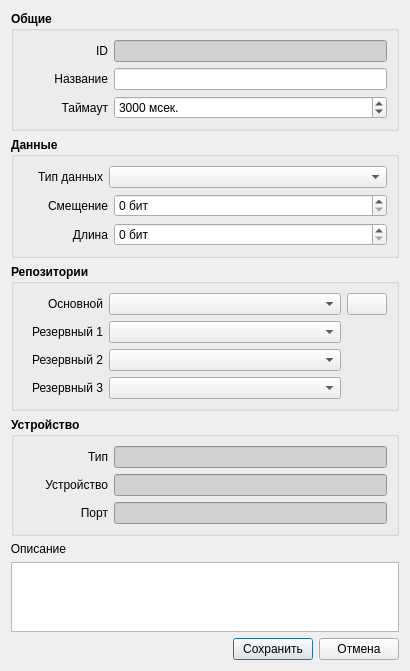
<?xml version="1.0" encoding="UTF-8"?>
<ui version="4.0">
 <class>SvSignalEditorDialog</class>
 <widget class="QDialog" name="SvSignalEditorDialog">
  <property name="geometry">
   <rect>
    <x>0</x>
    <y>0</y>
    <width>410</width>
    <height>641</height>
   </rect>
  </property>
  <property name="windowTitle">
   <string>Device</string>
  </property>
  <layout class="QVBoxLayout" name="verticalLayout_7">
   <item>
    <widget class="QGroupBox" name="gbGeneral">
     <property name="font">
      <font>
       <weight>75</weight>
       <bold>true</bold>
      </font>
     </property>
     <property name="title">
      <string>Общие</string>
     </property>
     <layout class="QVBoxLayout" name="verticalLayout_6">
      <item>
       <layout class="QHBoxLayout" name="layoutID">
        <item>
         <widget class="QLabel" name="lblID">
          <property name="sizePolicy">
           <sizepolicy hsizetype="Fixed" vsizetype="Preferred">
            <horstretch>0</horstretch>
            <verstretch>0</verstretch>
           </sizepolicy>
          </property>
          <property name="minimumSize">
           <size>
            <width>85</width>
            <height>0</height>
           </size>
          </property>
          <property name="maximumSize">
           <size>
            <width>85</width>
            <height>16777215</height>
           </size>
          </property>
          <property name="font">
           <font>
            <weight>50</weight>
            <bold>false</bold>
           </font>
          </property>
          <property name="text">
           <string>ID</string>
          </property>
          <property name="alignment">
           <set>Qt::AlignRight|Qt::AlignTrailing|Qt::AlignVCenter</set>
          </property>
         </widget>
        </item>
        <item>
         <widget class="QLineEdit" name="editID">
          <property name="sizePolicy">
           <sizepolicy hsizetype="Expanding" vsizetype="Fixed">
            <horstretch>0</horstretch>
            <verstretch>0</verstretch>
           </sizepolicy>
          </property>
          <property name="font">
           <font>
            <weight>50</weight>
            <bold>false</bold>
           </font>
          </property>
          <property name="styleSheet">
           <string notr="true">background-color: rgb(209, 209, 209);</string>
          </property>
          <property name="readOnly">
           <bool>true</bool>
          </property>
         </widget>
        </item>
       </layout>
      </item>
      <item>
       <layout class="QHBoxLayout" name="layoutDevName">
        <item>
         <widget class="QLabel" name="lblDevName">
          <property name="sizePolicy">
           <sizepolicy hsizetype="Fixed" vsizetype="Preferred">
            <horstretch>0</horstretch>
            <verstretch>0</verstretch>
           </sizepolicy>
          </property>
          <property name="minimumSize">
           <size>
            <width>85</width>
            <height>0</height>
           </size>
          </property>
          <property name="maximumSize">
           <size>
            <width>85</width>
            <height>16777215</height>
           </size>
          </property>
          <property name="font">
           <font>
            <weight>50</weight>
            <bold>false</bold>
           </font>
          </property>
          <property name="text">
           <string>Название</string>
          </property>
          <property name="alignment">
           <set>Qt::AlignRight|Qt::AlignTrailing|Qt::AlignVCenter</set>
          </property>
         </widget>
        </item>
        <item>
         <widget class="QLineEdit" name="editName">
          <property name="font">
           <font>
            <weight>50</weight>
            <bold>false</bold>
           </font>
          </property>
         </widget>
        </item>
       </layout>
      </item>
      <item>
       <layout class="QHBoxLayout" name="layoutID_9">
        <item>
         <widget class="QLabel" name="lblID_9">
          <property name="sizePolicy">
           <sizepolicy hsizetype="Fixed" vsizetype="Preferred">
            <horstretch>0</horstretch>
            <verstretch>0</verstretch>
           </sizepolicy>
          </property>
          <property name="minimumSize">
           <size>
            <width>85</width>
            <height>0</height>
           </size>
          </property>
          <property name="maximumSize">
           <size>
            <width>85</width>
            <height>16777215</height>
           </size>
          </property>
          <property name="font">
           <font>
            <weight>50</weight>
            <bold>false</bold>
           </font>
          </property>
          <property name="text">
           <string>Таймаут</string>
          </property>
          <property name="alignment">
           <set>Qt::AlignRight|Qt::AlignTrailing|Qt::AlignVCenter</set>
          </property>
         </widget>
        </item>
        <item>
         <widget class="QSpinBox" name="spinTimeout">
          <property name="font">
           <font>
            <weight>50</weight>
            <bold>false</bold>
           </font>
          </property>
          <property name="suffix">
           <string> мсек.</string>
          </property>
          <property name="maximum">
           <number>9900000</number>
          </property>
          <property name="singleStep">
           <number>100</number>
          </property>
          <property name="value">
           <number>3000</number>
          </property>
         </widget>
        </item>
       </layout>
      </item>
     </layout>
    </widget>
   </item>
   <item>
    <widget class="QGroupBox" name="groupBox">
     <property name="font">
      <font>
       <weight>75</weight>
       <bold>true</bold>
      </font>
     </property>
     <property name="title">
      <string>Данные</string>
     </property>
     <layout class="QVBoxLayout" name="verticalLayout_5">
      <item>
       <layout class="QHBoxLayout" name="layoutBrand_6">
        <item>
         <widget class="QLabel" name="lblBrand_6">
          <property name="sizePolicy">
           <sizepolicy hsizetype="Fixed" vsizetype="Preferred">
            <horstretch>0</horstretch>
            <verstretch>0</verstretch>
           </sizepolicy>
          </property>
          <property name="minimumSize">
           <size>
            <width>80</width>
            <height>0</height>
           </size>
          </property>
          <property name="maximumSize">
           <size>
            <width>80</width>
            <height>16777215</height>
           </size>
          </property>
          <property name="font">
           <font>
            <weight>50</weight>
            <bold>false</bold>
           </font>
          </property>
          <property name="text">
           <string>Тип данных</string>
          </property>
          <property name="alignment">
           <set>Qt::AlignRight|Qt::AlignTrailing|Qt::AlignVCenter</set>
          </property>
         </widget>
        </item>
        <item>
         <widget class="QComboBox" name="cbDataType">
          <property name="sizePolicy">
           <sizepolicy hsizetype="Expanding" vsizetype="Fixed">
            <horstretch>0</horstretch>
            <verstretch>0</verstretch>
           </sizepolicy>
          </property>
          <property name="font">
           <font>
            <weight>50</weight>
            <bold>false</bold>
           </font>
          </property>
         </widget>
        </item>
       </layout>
      </item>
      <item>
       <layout class="QHBoxLayout" name="layoutID_6">
        <item>
         <widget class="QLabel" name="lblID_6">
          <property name="sizePolicy">
           <sizepolicy hsizetype="Fixed" vsizetype="Preferred">
            <horstretch>0</horstretch>
            <verstretch>0</verstretch>
           </sizepolicy>
          </property>
          <property name="minimumSize">
           <size>
            <width>85</width>
            <height>0</height>
           </size>
          </property>
          <property name="maximumSize">
           <size>
            <width>85</width>
            <height>16777215</height>
           </size>
          </property>
          <property name="font">
           <font>
            <weight>50</weight>
            <bold>false</bold>
           </font>
          </property>
          <property name="text">
           <string>Смещение</string>
          </property>
          <property name="alignment">
           <set>Qt::AlignRight|Qt::AlignTrailing|Qt::AlignVCenter</set>
          </property>
         </widget>
        </item>
        <item>
         <widget class="QSpinBox" name="spinDataOffset">
          <property name="font">
           <font>
            <weight>50</weight>
            <bold>false</bold>
           </font>
          </property>
          <property name="suffix">
           <string> бит</string>
          </property>
          <property name="maximum">
           <number>99000000</number>
          </property>
         </widget>
        </item>
       </layout>
      </item>
      <item>
       <layout class="QHBoxLayout" name="layoutID_5">
        <item>
         <widget class="QLabel" name="lblID_5">
          <property name="sizePolicy">
           <sizepolicy hsizetype="Fixed" vsizetype="Preferred">
            <horstretch>0</horstretch>
            <verstretch>0</verstretch>
           </sizepolicy>
          </property>
          <property name="minimumSize">
           <size>
            <width>85</width>
            <height>0</height>
           </size>
          </property>
          <property name="maximumSize">
           <size>
            <width>85</width>
            <height>16777215</height>
           </size>
          </property>
          <property name="font">
           <font>
            <weight>50</weight>
            <bold>false</bold>
           </font>
          </property>
          <property name="text">
           <string>Длина</string>
          </property>
          <property name="alignment">
           <set>Qt::AlignRight|Qt::AlignTrailing|Qt::AlignVCenter</set>
          </property>
         </widget>
        </item>
        <item>
         <widget class="QSpinBox" name="spinDataLength">
          <property name="font">
           <font>
            <weight>50</weight>
            <bold>false</bold>
           </font>
          </property>
          <property name="suffix">
           <string> бит</string>
          </property>
          <property name="maximum">
           <number>99000000</number>
          </property>
         </widget>
        </item>
       </layout>
      </item>
     </layout>
    </widget>
   </item>
   <item>
    <widget class="QGroupBox" name="gbGeneral_3">
     <property name="font">
      <font>
       <weight>75</weight>
       <bold>true</bold>
      </font>
     </property>
     <property name="title">
      <string>Репозитории</string>
     </property>
     <layout class="QVBoxLayout" name="verticalLayout_3">
      <item>
       <layout class="QHBoxLayout" name="horizontalLayout">
        <item>
         <layout class="QVBoxLayout" name="verticalLayout_2">
          <item>
           <layout class="QHBoxLayout" name="layoutBrand_2">
            <item>
             <widget class="QLabel" name="lblBrand_2">
              <property name="sizePolicy">
               <sizepolicy hsizetype="Fixed" vsizetype="Preferred">
                <horstretch>0</horstretch>
                <verstretch>0</verstretch>
               </sizepolicy>
              </property>
              <property name="minimumSize">
               <size>
                <width>80</width>
                <height>0</height>
               </size>
              </property>
              <property name="maximumSize">
               <size>
                <width>80</width>
                <height>16777215</height>
               </size>
              </property>
              <property name="font">
               <font>
                <weight>50</weight>
                <bold>false</bold>
               </font>
              </property>
              <property name="text">
               <string>Основной</string>
              </property>
              <property name="alignment">
               <set>Qt::AlignRight|Qt::AlignTrailing|Qt::AlignVCenter</set>
              </property>
             </widget>
            </item>
            <item>
             <widget class="QComboBox" name="cbMajorRepository">
              <property name="sizePolicy">
               <sizepolicy hsizetype="Expanding" vsizetype="Fixed">
                <horstretch>0</horstretch>
                <verstretch>0</verstretch>
               </sizepolicy>
              </property>
              <property name="font">
               <font>
                <weight>50</weight>
                <bold>false</bold>
               </font>
              </property>
             </widget>
            </item>
           </layout>
          </item>
          <item>
           <layout class="QHBoxLayout" name="layoutBrand_3">
            <item>
             <widget class="QLabel" name="lblBrand_3">
              <property name="sizePolicy">
               <sizepolicy hsizetype="Fixed" vsizetype="Preferred">
                <horstretch>0</horstretch>
                <verstretch>0</verstretch>
               </sizepolicy>
              </property>
              <property name="minimumSize">
               <size>
                <width>80</width>
                <height>0</height>
               </size>
              </property>
              <property name="maximumSize">
               <size>
                <width>80</width>
                <height>16777215</height>
               </size>
              </property>
              <property name="font">
               <font>
                <weight>50</weight>
                <bold>false</bold>
               </font>
              </property>
              <property name="text">
               <string>Резервный 1</string>
              </property>
              <property name="alignment">
               <set>Qt::AlignRight|Qt::AlignTrailing|Qt::AlignVCenter</set>
              </property>
             </widget>
            </item>
            <item>
             <widget class="QComboBox" name="cbMinorRepository1">
              <property name="sizePolicy">
               <sizepolicy hsizetype="Expanding" vsizetype="Fixed">
                <horstretch>0</horstretch>
                <verstretch>0</verstretch>
               </sizepolicy>
              </property>
              <property name="font">
               <font>
                <weight>50</weight>
                <bold>false</bold>
               </font>
              </property>
             </widget>
            </item>
           </layout>
          </item>
          <item>
           <layout class="QHBoxLayout" name="layoutBrand_4">
            <item>
             <widget class="QLabel" name="lblBrand_4">
              <property name="sizePolicy">
               <sizepolicy hsizetype="Fixed" vsizetype="Preferred">
                <horstretch>0</horstretch>
                <verstretch>0</verstretch>
               </sizepolicy>
              </property>
              <property name="minimumSize">
               <size>
                <width>80</width>
                <height>0</height>
               </size>
              </property>
              <property name="maximumSize">
               <size>
                <width>80</width>
                <height>16777215</height>
               </size>
              </property>
              <property name="font">
               <font>
                <weight>50</weight>
                <bold>false</bold>
               </font>
              </property>
              <property name="text">
               <string>Резервный 2</string>
              </property>
              <property name="alignment">
               <set>Qt::AlignRight|Qt::AlignTrailing|Qt::AlignVCenter</set>
              </property>
             </widget>
            </item>
            <item>
             <widget class="QComboBox" name="cbMinorRepository2">
              <property name="sizePolicy">
               <sizepolicy hsizetype="Expanding" vsizetype="Fixed">
                <horstretch>0</horstretch>
                <verstretch>0</verstretch>
               </sizepolicy>
              </property>
              <property name="font">
               <font>
                <weight>50</weight>
                <bold>false</bold>
               </font>
              </property>
             </widget>
            </item>
           </layout>
          </item>
          <item>
           <layout class="QHBoxLayout" name="layoutBrand_5">
            <item>
             <widget class="QLabel" name="lblBrand_5">
              <property name="sizePolicy">
               <sizepolicy hsizetype="Fixed" vsizetype="Preferred">
                <horstretch>0</horstretch>
                <verstretch>0</verstretch>
               </sizepolicy>
              </property>
              <property name="minimumSize">
               <size>
                <width>80</width>
                <height>0</height>
               </size>
              </property>
              <property name="maximumSize">
               <size>
                <width>80</width>
                <height>16777215</height>
               </size>
              </property>
              <property name="font">
               <font>
                <weight>50</weight>
                <bold>false</bold>
               </font>
              </property>
              <property name="text">
               <string>Резервный 3</string>
              </property>
              <property name="alignment">
               <set>Qt::AlignRight|Qt::AlignTrailing|Qt::AlignVCenter</set>
              </property>
             </widget>
            </item>
            <item>
             <widget class="QComboBox" name="cbMinorRepository3">
              <property name="sizePolicy">
               <sizepolicy hsizetype="Expanding" vsizetype="Fixed">
                <horstretch>0</horstretch>
                <verstretch>0</verstretch>
               </sizepolicy>
              </property>
              <property name="font">
               <font>
                <weight>50</weight>
                <bold>false</bold>
               </font>
              </property>
             </widget>
            </item>
           </layout>
          </item>
         </layout>
        </item>
        <item>
         <layout class="QVBoxLayout" name="verticalLayout">
          <item>
           <widget class="QPushButton" name="bnNewRepository">
            <property name="sizePolicy">
             <sizepolicy hsizetype="Fixed" vsizetype="Fixed">
              <horstretch>0</horstretch>
              <verstretch>0</verstretch>
             </sizepolicy>
            </property>
            <property name="text">
             <string/>
            </property>
            <property name="icon">
             <iconset resource="res.qrc">
              <normaloff>:/munich/icons/munich-icons/ico/blue/database_new.ico</normaloff>:/munich/icons/munich-icons/ico/blue/database_new.ico</iconset>
            </property>
           </widget>
          </item>
          <item>
           <spacer name="verticalSpacer">
            <property name="orientation">
             <enum>Qt::Vertical</enum>
            </property>
            <property name="sizeHint" stdset="0">
             <size>
              <width>20</width>
              <height>40</height>
             </size>
            </property>
           </spacer>
          </item>
         </layout>
        </item>
       </layout>
      </item>
     </layout>
    </widget>
   </item>
   <item>
    <widget class="QGroupBox" name="gbGeneral_2">
     <property name="font">
      <font>
       <weight>75</weight>
       <bold>true</bold>
      </font>
     </property>
     <property name="title">
      <string>Устройство</string>
     </property>
     <layout class="QVBoxLayout" name="verticalLayout_4">
      <item>
       <layout class="QHBoxLayout" name="layoutID_8">
        <item>
         <widget class="QLabel" name="lblID_8">
          <property name="sizePolicy">
           <sizepolicy hsizetype="Fixed" vsizetype="Preferred">
            <horstretch>0</horstretch>
            <verstretch>0</verstretch>
           </sizepolicy>
          </property>
          <property name="minimumSize">
           <size>
            <width>85</width>
            <height>0</height>
           </size>
          </property>
          <property name="maximumSize">
           <size>
            <width>85</width>
            <height>16777215</height>
           </size>
          </property>
          <property name="font">
           <font>
            <weight>50</weight>
            <bold>false</bold>
           </font>
          </property>
          <property name="text">
           <string>Тип</string>
          </property>
          <property name="alignment">
           <set>Qt::AlignRight|Qt::AlignTrailing|Qt::AlignVCenter</set>
          </property>
         </widget>
        </item>
        <item>
         <widget class="QLineEdit" name="editKTS">
          <property name="sizePolicy">
           <sizepolicy hsizetype="Expanding" vsizetype="Fixed">
            <horstretch>0</horstretch>
            <verstretch>0</verstretch>
           </sizepolicy>
          </property>
          <property name="font">
           <font>
            <weight>50</weight>
            <bold>false</bold>
           </font>
          </property>
          <property name="styleSheet">
           <string notr="true">background-color: rgb(209, 209, 209);</string>
          </property>
          <property name="readOnly">
           <bool>true</bool>
          </property>
         </widget>
        </item>
       </layout>
      </item>
      <item>
       <layout class="QHBoxLayout" name="layoutID_3">
        <item>
         <widget class="QLabel" name="lblID_3">
          <property name="sizePolicy">
           <sizepolicy hsizetype="Fixed" vsizetype="Preferred">
            <horstretch>0</horstretch>
            <verstretch>0</verstretch>
           </sizepolicy>
          </property>
          <property name="minimumSize">
           <size>
            <width>85</width>
            <height>0</height>
           </size>
          </property>
          <property name="maximumSize">
           <size>
            <width>85</width>
            <height>16777215</height>
           </size>
          </property>
          <property name="font">
           <font>
            <weight>50</weight>
            <bold>false</bold>
           </font>
          </property>
          <property name="text">
           <string>Устройство</string>
          </property>
          <property name="alignment">
           <set>Qt::AlignRight|Qt::AlignTrailing|Qt::AlignVCenter</set>
          </property>
         </widget>
        </item>
        <item>
         <widget class="QLineEdit" name="editDevice">
          <property name="sizePolicy">
           <sizepolicy hsizetype="Expanding" vsizetype="Fixed">
            <horstretch>0</horstretch>
            <verstretch>0</verstretch>
           </sizepolicy>
          </property>
          <property name="font">
           <font>
            <weight>50</weight>
            <bold>false</bold>
           </font>
          </property>
          <property name="styleSheet">
           <string notr="true">background-color: rgb(209, 209, 209);</string>
          </property>
          <property name="readOnly">
           <bool>true</bool>
          </property>
         </widget>
        </item>
       </layout>
      </item>
      <item>
       <layout class="QHBoxLayout" name="layoutID_7">
        <item>
         <widget class="QLabel" name="lblID_7">
          <property name="sizePolicy">
           <sizepolicy hsizetype="Fixed" vsizetype="Preferred">
            <horstretch>0</horstretch>
            <verstretch>0</verstretch>
           </sizepolicy>
          </property>
          <property name="minimumSize">
           <size>
            <width>85</width>
            <height>0</height>
           </size>
          </property>
          <property name="maximumSize">
           <size>
            <width>85</width>
            <height>16777215</height>
           </size>
          </property>
          <property name="font">
           <font>
            <weight>50</weight>
            <bold>false</bold>
           </font>
          </property>
          <property name="text">
           <string>Порт</string>
          </property>
          <property name="alignment">
           <set>Qt::AlignRight|Qt::AlignTrailing|Qt::AlignVCenter</set>
          </property>
         </widget>
        </item>
        <item>
         <widget class="QLineEdit" name="editPort">
          <property name="sizePolicy">
           <sizepolicy hsizetype="Expanding" vsizetype="Fixed">
            <horstretch>0</horstretch>
            <verstretch>0</verstretch>
           </sizepolicy>
          </property>
          <property name="font">
           <font>
            <weight>50</weight>
            <bold>false</bold>
           </font>
          </property>
          <property name="styleSheet">
           <string notr="true">background-color: rgb(209, 209, 209);</string>
          </property>
          <property name="readOnly">
           <bool>true</bool>
          </property>
         </widget>
        </item>
       </layout>
      </item>
     </layout>
    </widget>
   </item>
   <item>
    <layout class="QVBoxLayout" name="layoutDescription">
     <item>
      <widget class="QLabel" name="lblDescription">
       <property name="sizePolicy">
        <sizepolicy hsizetype="Fixed" vsizetype="Preferred">
         <horstretch>0</horstretch>
         <verstretch>0</verstretch>
        </sizepolicy>
       </property>
       <property name="minimumSize">
        <size>
         <width>55</width>
         <height>0</height>
        </size>
       </property>
       <property name="maximumSize">
        <size>
         <width>55</width>
         <height>16777215</height>
        </size>
       </property>
       <property name="text">
        <string>Описание</string>
       </property>
       <property name="alignment">
        <set>Qt::AlignRight|Qt::AlignTrailing|Qt::AlignVCenter</set>
       </property>
      </widget>
     </item>
     <item>
      <widget class="QTextEdit" name="textDescription"/>
     </item>
    </layout>
   </item>
   <item>
    <layout class="QHBoxLayout" name="layoutButtons">
     <item>
      <spacer name="hSpacerButtons">
       <property name="orientation">
        <enum>Qt::Horizontal</enum>
       </property>
       <property name="sizeType">
        <enum>QSizePolicy::Expanding</enum>
       </property>
       <property name="sizeHint" stdset="0">
        <size>
         <width>40</width>
         <height>20</height>
        </size>
       </property>
      </spacer>
     </item>
     <item>
      <widget class="QPushButton" name="bnSave">
       <property name="sizePolicy">
        <sizepolicy hsizetype="Fixed" vsizetype="Fixed">
         <horstretch>0</horstretch>
         <verstretch>0</verstretch>
        </sizepolicy>
       </property>
       <property name="maximumSize">
        <size>
         <width>80</width>
         <height>16777215</height>
        </size>
       </property>
       <property name="text">
        <string>Сохранить</string>
       </property>
       <property name="default">
        <bool>true</bool>
       </property>
      </widget>
     </item>
     <item>
      <widget class="QPushButton" name="bnCancel">
       <property name="sizePolicy">
        <sizepolicy hsizetype="Fixed" vsizetype="Fixed">
         <horstretch>0</horstretch>
         <verstretch>0</verstretch>
        </sizepolicy>
       </property>
       <property name="maximumSize">
        <size>
         <width>80</width>
         <height>16777215</height>
        </size>
       </property>
       <property name="text">
        <string>Отмена</string>
       </property>
      </widget>
     </item>
    </layout>
   </item>
  </layout>
 </widget>
 <tabstops>
  <tabstop>editName</tabstop>
  <tabstop>bnSave</tabstop>
  <tabstop>bnCancel</tabstop>
  <tabstop>textDescription</tabstop>
  <tabstop>editID</tabstop>
 </tabstops>
 <resources>
  <include location="res.qrc"/>
 </resources>
 <connections/>
</ui>
